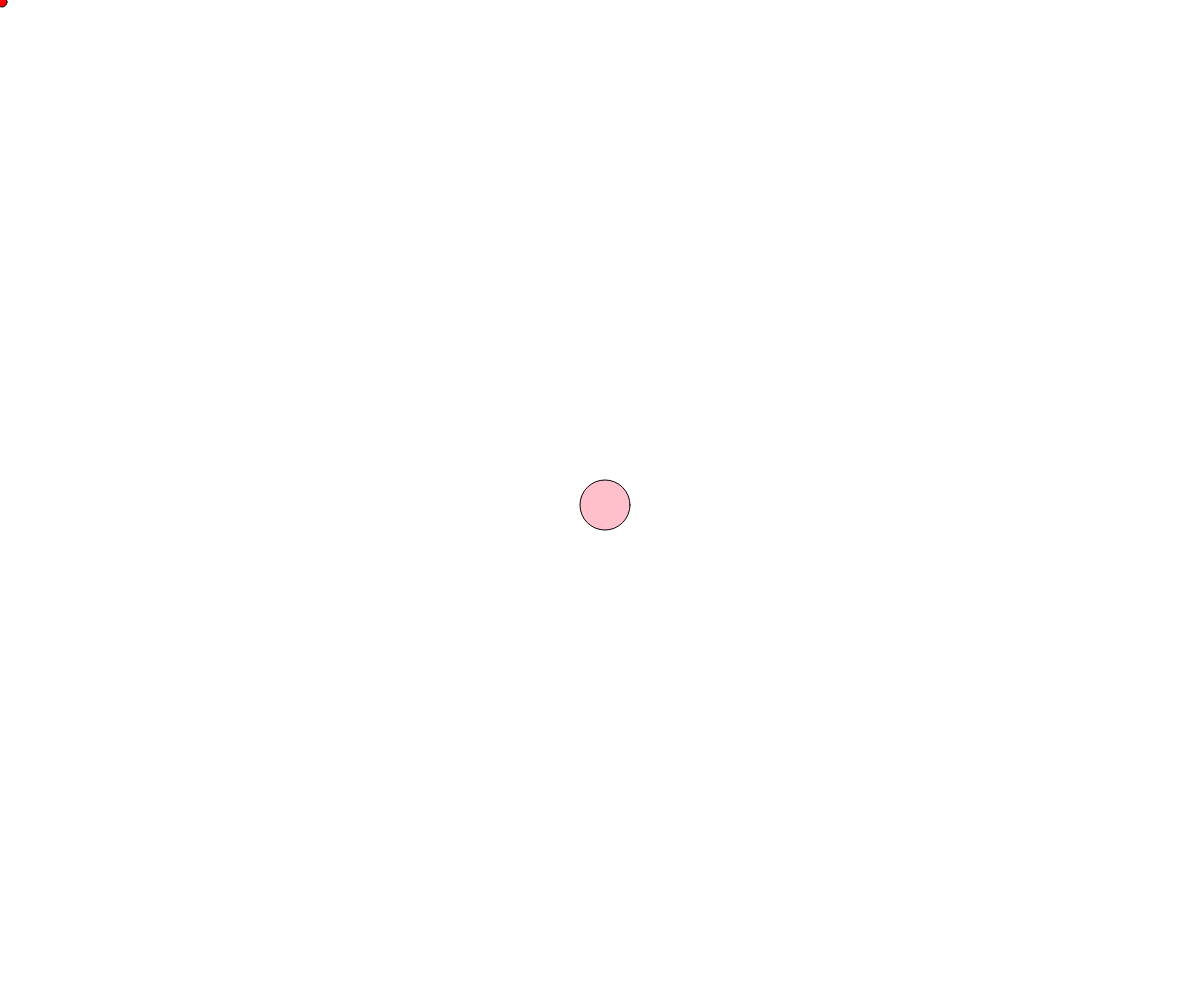
Frame 1 (no input)
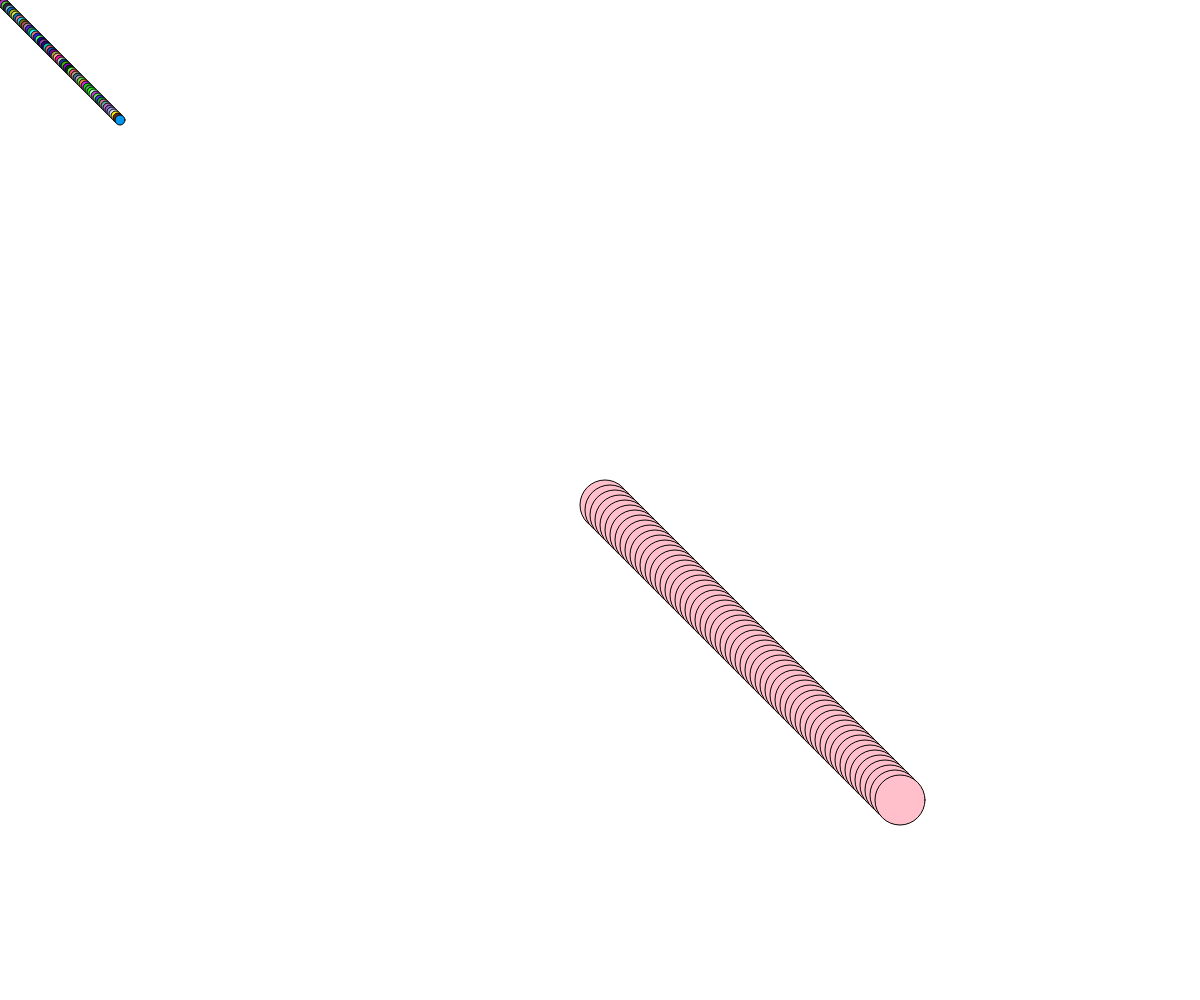
Frame 60 (no input)
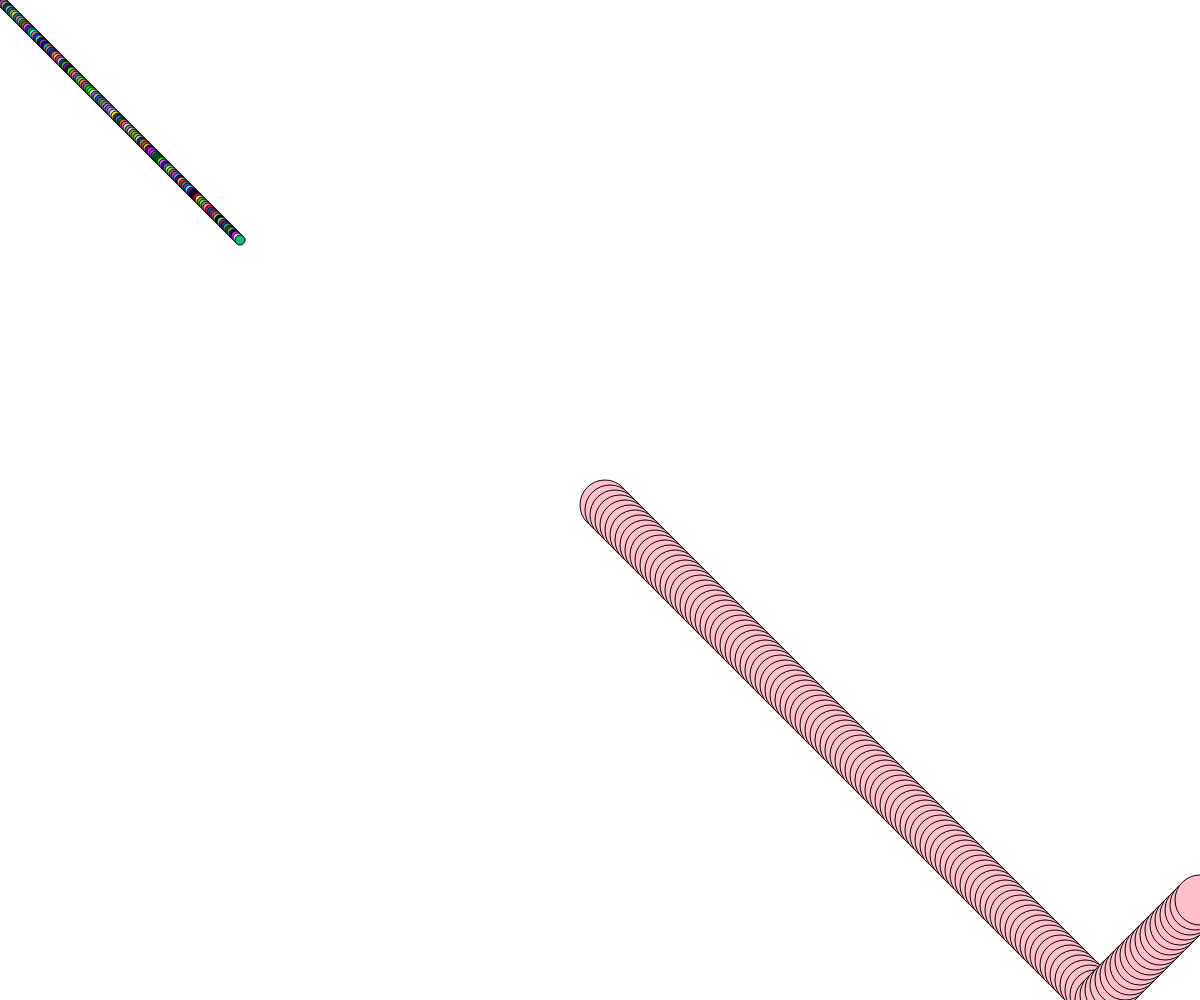
Frame 120 (the mouse pressed at the canvas centre since frame 60)

The p5.js sketch that drew these frames (run headless with seeded random() and noise() and a simulated clock; from frame 60 on, the mouse is pressed at the canvas centre):

// p5.js sketch
// ── sketch.js
function preload() {
	// put preload code here
}

var myCuteBall;
var secondBall;

function setup() {
	createCanvas(windowWidth, windowHeight);
	myCuteBall = new Ball(width / 2, height / 2, 50);
	myCuteBall.speed = 5;
	myCuteBall.color = 'pink'

	//second ball
	secondBall = new Ball(0, 0, 10);
}


function draw() {

	myCuteBall.move();
	myCuteBall.display();

	secondBall.move();
	secondBall.display();
	// update the color variable of the second ball giving a random variable
	var myColor = color(random(255), random(255), random(255))
	secondBall.color = myColor;
}

function Ball(_x, _y, _diameter) {
	// Properties defined by constructor
	this.size = _diameter;
	this.x = _x;
	this.y = _y;
	// Hardcoded properties
	this.color = 'red';
	this.speed = 2;

	var yDir = 1;
	var xDir = 1;
	// Methods
	this.move = function() {
		this.x += this.speed * xDir;
		this.y += this.speed * yDir;

		if (this.y >= height || this.y <= 0) {
			// if 1, set to -1, if -1, set to 1
			yDir *= -1;
		}

		if (this.x >= width || this.x <= 0) {
			xDir *= -1;
		}
	}

	this.display = function() {
		fill(this.color);
		ellipse(this.x, this.y, this.size);
	}
}
